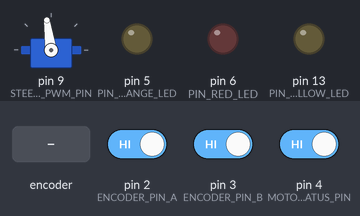
Bench run of a sketch on a simulated Arduino Leonardo, built with avr-gcc and run on an emulated ATmega32U4. On the bench: servo, output pins drawn as LEDs (lit = HIGH). Wiring (inferred from the names in the program): servo: signal pin 9. Dashed ring = blinking. The test bench sets the inputs (shaded band); at power-on: pin 4 (MOTOR_STATUS_PIN) HIGH, pin 2 (ENCODER_PIN_A) HIGH, pin 3 (ENCODER_PIN_B) HIGH. Servo pulses on a pin are drawn as a servo (544–2400 µs = 0–180°); pins used as bus, display or sensor lines are not drawn; what the sketch prints to the serial monitor is not drawn.

Above: at 0.17 s.
1.3 s: pin 4 (MOTOR_STATUS_PIN) driven LOW
At 2.46 s:
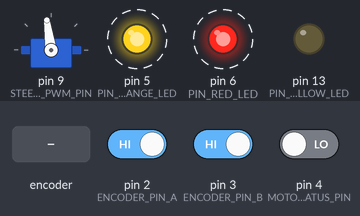
4.3 s: rotary encoder on pin 2 (ENCODER_PIN_A) / pin 3 (ENCODER_PIN_B) turned 1 step (first pin leading)
7.5 s: rotary encoder on pin 2 (ENCODER_PIN_A) / pin 3 (ENCODER_PIN_B) turned 3 steps (first pin leading)
Timing chart, 0 to 17.1 s (numbered marks = the images above; inputs shaded):
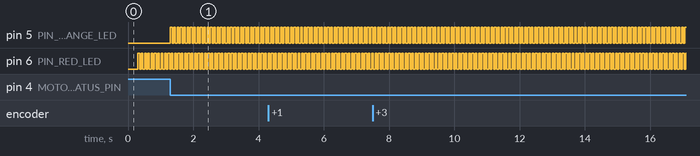

The sketch:

Driver_v2.ino
```cpp
/**
 * This is the firmware for the Arduino Pro Mini that controls the
 * Traxxas Stampede mobility plane.
 *
 * Pin assignments:
 *  - Pin 2: Encoder channel A
 *  - Pin 3: Encoder channel B
 *  - Pin 9: Steering servo
 *  - Pin 10: Motor controller
 *  - Pin 13: LED
 *
 * Drive command message:  The following message must be sent at 10Hz:
 * [PROTEUS_BEGIN] [STEERING ANGLE] [MOTOR SPEED] [CHECKSUM]
 *
 * A status message indicating the steering angle and motor speed
 * is sent back to the x86 at 10Hz.
 *
 * The motor controller is a SyRen 25A.  It is configured to be in packetized
 * serial mode.  DIP switch setting: OFF, OFF, OFF, ON, ON, ON.
 *
 * @author Chien-Liang Fok
 * @date 02/15/2012
 */

#include <SoftwareSerial.h> // for communicating with SyRen 25A motor controller
#include "ProteusServo.h"   // for generating R/C PWM signal for steering servo

#define PROTEUS_BEGIN 0x24

/*
 * Define the range of parameters for controlling the steering angle.
 */
#define STEERING_MIN_PULSE 1000
#define STEERING_MAX_PULSE 2000
#define STEERING_MAX_LEFT 20
#define STEERING_CENTER 100
#define STEERING_MAX_RIGHT 180

struct MoveCmd {
  uint8_t begin;
  int16_t steering; // the steering angle in tenths of degrees
  int16_t speed;
  uint8_t checksum;
} moveCmd;

struct StatusMsg {
  uint8_t begin;
  int16_t targetSpeed;
  int16_t currSpeed;
  uint16_t motorPwr;
  int16_t prevErr;
  int16_t totalErr;
  int16_t targetSteeringAngle;
  int16_t currSteeringAngle;
  uint16_t steeringAngleCmd;
  uint8_t checksum;
} statusMsg;

/*
 * Define the pins used by this program.
 */
enum PIN_ASSIGNMENTS {

  // The following are input pints from the wheel encoder.
  // The wheel encoder pulls these pins high and low in pulses
  // proportional to the number of times the wheel has spun.
  ENCODER_PIN_A = 2,
  ENCODER_PIN_B = 3,

  // The following is an input indicating wehther the motor controller is on.
  // When on, the motor controller pulls the pin high (5V)
  MOTOR_STATUS_PIN = 4,

  // The Arduino pulls this pin high after it sends the initialization byte
  // to the motor controller.  This pin powers an orange LED on the front
  // panel.
  PIN_ORANGE_LED = 5,

  // The following output pin controls a red LED on the front panel.
  // It is blinked whenever the robot enters a safety stop state, which
  // includes when no commands are received over the serial port for an
  // extended period of time.
  PIN_RED_LED = 6,

  // The following output pin controls the direction of the steering servo.
  STEERING_PWM_PIN = 9,

  // The following output pin controls the motor controller.
  MOTOR_PIN = 10,

  // The following output pin is toggled whenever an ackermann command is received.
  // It is connected to both the green LED on the Arduino and the yellow LED on the
  // front panel connector.
  PIN_YELLOW_LED = 13
};

/*
 * Define constants, variables, and range of parameters used for controlling
 * the SyRen 25A motor controller.
 */
SoftwareSerial _motorPort(11, 10);  // RX, TX

byte _ledStateCmdRcvd = HIGH;
byte* _moveCmdBuff = (byte*)&moveCmd;
byte* _statusMsgBuff = (byte*)&statusMsg;

volatile int _encoderCnt = 0;

boolean _A_set = false;
boolean _B_set = false;

/**
 * Records when the most recent move command was received over the serial port.
 * It is in milliseconds since power on.
 */
unsigned long _prevCmdTime = 0;

int _currSpeed = 0; // in cm/s (50cm/s = 0.5m/s)
int _targetSpeed = 0; // in cm/s (50cm/s = 0.5m/s)
int _throttledTargetSpeed = 0; // in cm/s

int _prevErr = 0;  // The previous error.  This is used when computing the "D" term of the PID controller.
int _totalErr = 0; // The cumulative error since the system started.  This is used by the "I" term in the PID controller

ProteusServo _steeringServo;
int _targetSteeringAngle; // 1/10 degree
int _currSteeringAngle; // 1/10 degree
int _currSteeringAngleCmd = STEERING_CENTER; // servo units
int _prevSteeringAngleCmd = _currSteeringAngleCmd;
// TODO: Add a throttled steering angle that changes the steering angle based on a set rate

boolean _servoDone = false;

/**
 * This is called by ProteusServo.cpp when it is done
 * updating the servo.
 */
void servoDone() {
  _servoDone = true;
}

void setup() {
  pinMode(PIN_YELLOW_LED, OUTPUT);  // Initialize LED

  pinMode(MOTOR_STATUS_PIN, INPUT);
  pinMode(PIN_ORANGE_LED, OUTPUT);
  pinMode(PIN_RED_LED, OUTPUT);

  // Configure the encoder pins
  pinMode(ENCODER_PIN_A, INPUT);
  pinMode(ENCODER_PIN_B, INPUT);
  digitalWrite(ENCODER_PIN_A, HIGH);  // turn on pullup resistor
  digitalWrite(ENCODER_PIN_B, HIGH);  // turn on pullup resistor

  // Configure the encoder interrupts
  attachInterrupt(0, doEncoderA, CHANGE); // encoder channel A is on pin 2, interrupt 0
  attachInterrupt(1, doEncoderB, CHANGE); // encoder channel B is on pin 3, interrupt 1

  // Initialize the motor controller.  It uses a packetized serial protocol
  _motorPort.begin(19200);

  _steeringServo.addDoneListener(servoDone);
  _steeringServo.attach(STEERING_PWM_PIN, STEERING_MIN_PULSE, STEERING_MAX_PULSE);
  _steeringServo.write(STEERING_CENTER);


  // Initialize the serial port.  This is for communicating the PID controller's state to an attached PC.
  Serial.begin(9600);
}

void loop() {

  // Update the status of the LEDs
  updateLEDs();

  // Check the status of motor controller.  This determines whether
  // a start byte needs to be sent to the motor controller.
  // It is implemented in MotorControllerInitializer
  checkMotorControllerStatus();

  // Read a command sent from the host computer if available
  rcvAckermannCmd();

  // Check for the safety stop condition (i.e., when no command is
  // received for a threshold period of time)
  checkSafetyStop();

  // Update the motor power command.  This sets the _currMotorPwr variable.
  updateMotorPwrCmd();

  // Update the steering angle if necessary
  if (_prevSteeringAngleCmd != _currSteeringAngleCmd) {
    _prevSteeringAngleCmd = _currSteeringAngleCmd;
    _steeringServo.write(_currSteeringAngleCmd);
  }

  // Send a new command to the motor controller if necessary.
  sendMotorPacket();

  // Send a status message back to the host computer if necessary.
  sendStatusMsg();
}

// The following encoder interrupts were taken from:
// http://www.arduino.cc/playground/Main/RotaryEncoders

// Interrupt on A changing state
void doEncoderA(){
  // Test transition
  _A_set = digitalRead(ENCODER_PIN_A) == HIGH;
  // and adjust counter + if A leads B
  _encoderCnt += (_A_set != _B_set) ? +1 : -1;
}

// Interrupt on B changing state
void doEncoderB(){
  // Test transition
  _B_set = digitalRead(ENCODER_PIN_B) == HIGH;
  // and adjust counter + if B follows A
  _encoderCnt += (_A_set == _B_set) ? +1 : -1;
}
```

LEDControl.ino
```cpp
unsigned long LED_BLINK_PERIOD = 50; // The blink period in milliseconds
unsigned long MIN_INTER_BLINK_TIME = 50; // The min time between blinking an LED

// The yellow LED is used to indicate the reception of an Ackermann command.
boolean yellowLEDActive = false;
unsigned long yellowLEDOnTime;
unsigned long yellowLEDOffTime;

// The red LED is used to indicate an error condition
boolean redLEDActive = false;
unsigned long redLEDOnTime;
unsigned long redLEDOffTime;

// The orage LED is used to indicate the status of the motor controller
boolean orangeLEDActive = false;
unsigned long orangeLEDOnTime;
unsigned long orangeLEDOffTime;

// Begins the process of blinking the yellow LED once.
void blinkYellowLED() {
  if (!yellowLEDActive && calcTimeDiff(yellowLEDOffTime, millis()) > MIN_INTER_BLINK_TIME) {
    yellowLEDActive = true;
    yellowLEDOnTime = millis();
    digitalWrite(PIN_YELLOW_LED, HIGH);
  }
}

// Begins the process of blinking the red LED once.
void blinkRedLED() {
  if (!redLEDActive && calcTimeDiff(redLEDOffTime, millis()) > MIN_INTER_BLINK_TIME) {
    redLEDActive = true;
    redLEDOnTime = millis();
    digitalWrite(PIN_RED_LED, HIGH);
  }
}

// Begins the process of blinking the orange LED once.
void blinkOrangeLED() {
  if (!orangeLEDActive && calcTimeDiff(orangeLEDOffTime, millis()) > MIN_INTER_BLINK_TIME) {
    orangeLEDActive = true;
    orangeLEDOnTime = millis();
    digitalWrite(PIN_ORANGE_LED, HIGH);
  }
}

/**
 * This needs to be called periodically by the main control loop.
 * It refreshes the status of the LEDs.
 */
void updateLEDs() {
  if (yellowLEDActive) {
    if (calcTimeDiff(yellowLEDOnTime, millis()) > LED_BLINK_PERIOD) { // If time to turn off yellow LED
      yellowLEDActive = false;
      yellowLEDOffTime = millis();
      digitalWrite(PIN_YELLOW_LED, LOW);
    }
  }

  if (redLEDActive) {
    if (calcTimeDiff(redLEDOnTime, millis()) > LED_BLINK_PERIOD) { // If time to turn off red LED
      redLEDActive = false;
      redLEDOffTime = millis();
      digitalWrite(PIN_RED_LED, LOW);
    }
  }

  if (orangeLEDActive) {
    if (calcTimeDiff(orangeLEDOnTime, millis()) > LED_BLINK_PERIOD) { // If time to turn off orange LED
      orangeLEDActive = false;
      orangeLEDOffTime = millis();
      digitalWrite(PIN_ORANGE_LED, LOW);
    }
  }
}
```

MotorController.ino
```cpp
/**
 * This is the amount of time in milliseconds to wait after the
 * motor controller pulls the MOTOR_STATUS_PIN high before
 * sending a start byte to the motor controller.
 */
#define MOTOR_BOOT_INTERVAL 3000

/**
 * The threshold interval in milliseconds between movement commands
 * before the motor is stopped.  The ROS driver is programed to send
 * a command message every 200ms.  Thus the safety interval is set
 * to 300ms.
 */
#define SAFETY_STOP_INTERVAL 300

/**
 * The max positive acceleration in cm/s/100ms.  A value of 2 means that
 * it will take the robot (0.5 m/s * 100) / 2 * 100 / 1000 = 2.5s to go from 0m/s to 0.5m/s.
 */
#define MOTOR_POS_ACCEL_LIMIT 2

/**
 * The max negative acceleration in cm/s/100ms.
 */
#define MOTOR_NEG_ACCEL_LIMIT 4

/**
 * The maximum error in cm/s
 */
#define MOTOR_MAX_ERROR 30

/**
 * Define the coefficients of the motor PID controller.
 */
#define MOTOR_PID_P 10
#define MOTOR_PID_I 0
#define MOTOR_PID_D 0

byte MOTOR_START_BYTE = 170;
byte MOTOR_ADDR = 128;
byte MOTOR_CMD_FORWARD = 0;
byte MOTOR_CMD_BACKWARD = 1;
byte MOTOR_PWR_MAX = 127;
byte MOTOR_PWR_STOP = 0;

/**
 * Whether an init byte was sent to the motor controller.
 */
boolean _motorInit = false;

/**
 * Whether the motor is on.
 */
boolean _motorOn = false;

/**
 * Records when the motor controller was powered on.
 */
unsigned long _motorOnTime = 0;

/**
 * Records when the speed command was last updated by the PID controller.
 */
unsigned long _prevPIDRun = 0;

/**
 * The current motor power.  This is set by the PID controller, range -MOTOR_PWR_MAX to MOTOR_PWR_MAX
 */
int _currMotorPwr = MOTOR_PWR_STOP;
int _prevMotorPwr = 0xffff;

/**
 * Checks whether MOTOR_START_BYTE should be sent to the motor controller.
 * An init byte should be sent if the motor controller just turned on and
 * MOTOR_BOOT_INTERVAL has passed.
 *
 * This method should be repeatedly called by the main loop within Driver_v2
 */
void checkMotorControllerStatus() {
  int motorIsOn = digitalRead(MOTOR_STATUS_PIN);

  // If the motor controller is not on (as indicated by the fact that it has
  // not pulled MOTOR_STATUS_PIN high), record this fact in _motorOn and turn
  // off the MOTOR_INIT (orange) LED on the front panel.
  if (!motorIsOn) {
    _motorOn = false;
    _motorInit = false;
    blinkOrangeLED();

//    Serial.print("Motor is not ON");  //PEDRO-DEBUG
  }

  // If the motor controller has just turned on, wait MOTOR_BOOT_INTERVAL milliseconds
  // and then send it a MOTOR_START_BYTE.  This sets the baud rate used by the motor
  // controller.
  else {
    if (!_motorOn) {
      _motorOn = true;
      _motorOnTime = millis();
    } else {
      if (!_motorInit && calcTimeDiff(_motorOnTime, millis()) > MOTOR_BOOT_INTERVAL) {
        _motorPort.write(MOTOR_START_BYTE); // set the baud rate
        _motorInit = true;
        digitalWrite(PIN_ORANGE_LED, HIGH);
      }
    }
  }
}

/**
 * Sends a packet to the motor controller telling it how fast to move.
 * It relies on the globally-defined variable "_currMotorPwr".
 */
void sendMotorPacket() {
  if (_servoDone && _prevMotorPwr != _currMotorPwr) {
    _servoDone = false;
    byte currMotorAbsPwr = abs(_currMotorPwr);

    byte currMotorCmd = MOTOR_CMD_FORWARD;
    if (_currMotorPwr < 0) {
      currMotorCmd = MOTOR_CMD_BACKWARD;
    }

    byte motorChecksum = 0x7F & (MOTOR_ADDR + currMotorCmd + currMotorAbsPwr);

    if (_motorInit && !_steeringServo.isBusy()) {
      _motorPort.write(MOTOR_ADDR); // send address byte
      _motorPort.write(currMotorCmd);
      _motorPort.write(currMotorAbsPwr);
      _motorPort.write(motorChecksum);
      _prevMotorPwr = _currMotorPwr;
    }
  }
}

/**
 * Check for safety stop condition.  This is triggered when no
 * data is received within the SAFETY_STOP_INTERVAL.
 */
void checkSafetyStop() {
   if (calcTimeDiff(_prevCmdTime, millis()) > SAFETY_STOP_INTERVAL) {
     blinkRedLED();
     _targetSpeed = 0;  // set speed to be 0 cm/s
     _currSteeringAngleCmd = STEERING_CENTER; // center the front wheels
   }
}

/**
 * Compute the new motor power based on the target and measured
 * speeds.  Calling this method sets the _currMotorPwr variable.
 * This method can be called as frequently as possible but will only execute
 * at 10Hz.
 */
void updateMotorPwrCmd() {
  /**
   * Update the throttled target speed and PID controller every 100ms.
   */
  if (calcTimeDiff(_prevPIDRun, millis()) >= 100) {
    int encoderCnt = _encoderCnt; // grab the current encoder count
    _encoderCnt = 0;

    _prevPIDRun = millis(); // record when this controller was last run

    // Compute the encoder counts per second.
    // Since encoderCnt is the number of counts per 100ms, multiply by 10 to get
    // number of counts per second.
    int cntPerSecond = encoderCnt * 10;

    // Calculate speed in cm/s.  To do this, divide cntPerSecond
    // by 1000 (since there are 1000 encoder counts per wheel rotation), then multiple
    // by 36 (since the wheel's circumference is 36cm).  Collectivity,
    // this is approximately equal to dividing cntPerSecond by 28.
    _currSpeed = cntPerSecond / 28; // / 1000 * 36;

    // Update the throttled target speed.  This implements software-based acceleration/deceleration.
    if (_throttledTargetSpeed != _targetSpeed) {
      if (_throttledTargetSpeed > 0 ) {
      // The robot is currently moving forward
        if (_throttledTargetSpeed < _targetSpeed) {
          // Must increase speed
          if (MOTOR_POS_ACCEL_LIMIT == 0 || _targetSpeed - _throttledTargetSpeed < MOTOR_POS_ACCEL_LIMIT)
            _throttledTargetSpeed = _targetSpeed;
          else
            _throttledTargetSpeed += MOTOR_POS_ACCEL_LIMIT;
        } else {
          // Must decrease speed
          if (MOTOR_NEG_ACCEL_LIMIT == 0 || _throttledTargetSpeed - _targetSpeed < MOTOR_NEG_ACCEL_LIMIT)
            _throttledTargetSpeed = _targetSpeed;
          else
            _throttledTargetSpeed -= MOTOR_NEG_ACCEL_LIMIT;
        }
      } else {
        // The robot is currently moving backward
        if (_throttledTargetSpeed < _targetSpeed) {
          // Must decrease speed
          if (MOTOR_NEG_ACCEL_LIMIT == 0 || _targetSpeed - _throttledTargetSpeed < MOTOR_NEG_ACCEL_LIMIT)
            _throttledTargetSpeed = _targetSpeed;
          else
            _throttledTargetSpeed += MOTOR_NEG_ACCEL_LIMIT;
        } else {
          // Must increase speed
          if (MOTOR_POS_ACCEL_LIMIT == 0 || _throttledTargetSpeed - _targetSpeed < MOTOR_POS_ACCEL_LIMIT)
            _throttledTargetSpeed = _targetSpeed;
          else
            _throttledTargetSpeed -= MOTOR_POS_ACCEL_LIMIT;
        }
      }
    }

    // Check for special stop condition
    if (_throttledTargetSpeed == 0) {
      _currMotorPwr = MOTOR_PWR_STOP;
      _prevErr = _totalErr = 0;
    } else {
      // Calculate the speed error in cm/s.  A positive value means the robot
      // is currently traveling too slow and must speed up.
      int currSpeedErr = _throttledTargetSpeed - _currSpeed;

      // Update the PID controller terms.
      _totalErr += currSpeedErr;
      int deltaErr = currSpeedErr - _prevErr;
      _prevErr = currSpeedErr;

      if (abs(_prevErr) > MOTOR_MAX_ERROR) {
        _currMotorPwr = MOTOR_PWR_STOP;
        _prevErr = _totalErr = _throttledTargetSpeed = 0;
      } else {
        // Generate the new motor command
        _currMotorPwr += currSpeedErr/MOTOR_PID_P + MOTOR_PID_I * _totalErr + MOTOR_PID_D * deltaErr;
      }

      // Apply the cutoffs to ensure the robot does not move too fast
      if (_currMotorPwr > MOTOR_PWR_MAX) {
        _currMotorPwr = MOTOR_PWR_MAX;
      }
    }
  }
}
```

Util.ino
```cpp
/**
 * Computes the time difference between time1 and time2.  It assumes
 * that time1 is before time2.  Typically, time1 and time2 are obtained
 * using millis(), which is the number of milliseconds that have elapsed
 * since the Aruino powered up.  The max value returned by this timer
 * is 4,294,967,295 (2^32 - 1).  Thus, the timer overflows once every
 * 4,294,967,295 / 1000 / 60 / 60 / 24 = 49.7 days.  This method should
 * gracefully handle overflow situations.
 */
unsigned long calcTimeDiff(unsigned long time1, unsigned long time2) {
  if (time1 > time2) {
    unsigned long maxTime = 0xFFFFFFFF;
    return maxTime - time2 + time1;
  } else
    return time2 - time1;
}
```

Source omitted: ProteusServo.cpp (12674 bytes), ProteusServo.h (5724 bytes), SerialInterface.ino (2593 bytes)

Measured:
- by itself, pin 5 (PIN_ORANGE_LED), pin 6 (PIN_RED_LED): alternates HIGH for 0.05 s and LOW for 0.05 s
